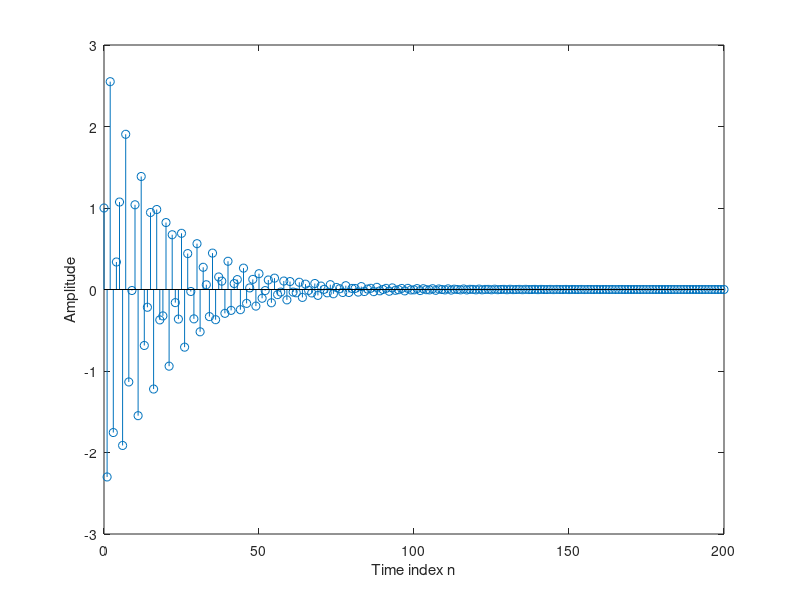

MATLAB code for this plot:
% Program P2_8
% Stability test based on the sum of the absolute 
% values of the impulse response samples
clf;
num = [1 -0.8]; den = [1 1.5  0.9];
N = 200;
h = impz(num,den,N+1);
parsum = 0;
for k = 1:N+1;
	parsum = parsum + abs(h(k));
	if abs(h(k)) < 10^(-6), break, end
end
% Plot the impulse response
n = 0:N;
stem(n,h)
xlabel('Time index n'); ylabel('Amplitude');
% Print the value of abs(h(k)) 
disp('Value =');disp(abs(h(k)));
